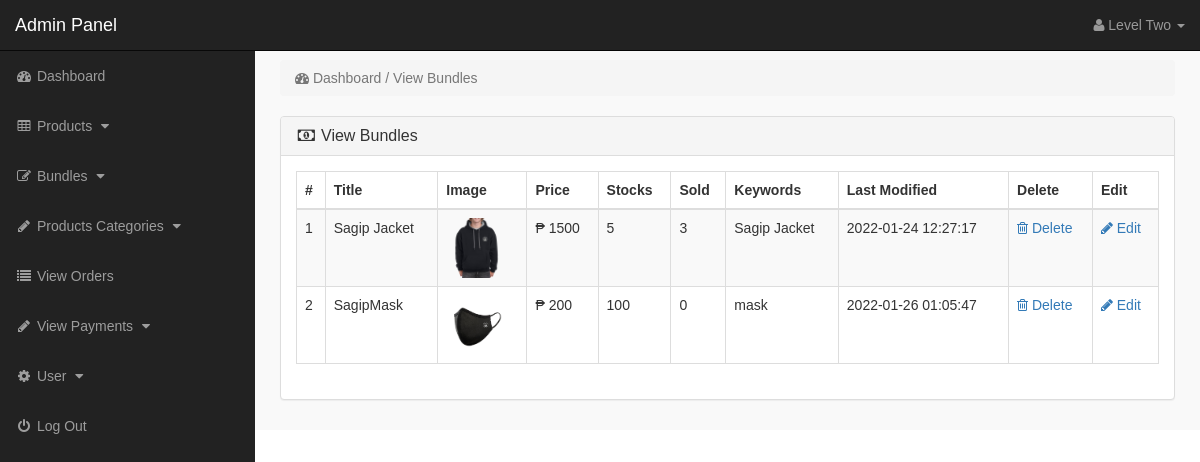
Page /admin_area/index.php?view_bundles (signed in) on the committed database.
### tables this page shows
CREATE TABLE `products` (
  `product_id` int(10) NOT NULL,
  `p_cat_id` int(10) NOT NULL,
  `cat_id` int(10) NOT NULL,
  `manufacturer_id` int(10) NOT NULL,
  `date` timestamp NOT NULL DEFAULT current_timestamp() ON UPDATE current_timestamp(),
  `product_title` text NOT NULL,
  `product_url` text NOT NULL,
  `product_img1` text NOT NULL,
  `product_img2` text NOT NULL,
  `product_img3` text NOT NULL,
  `product_price` int(10) NOT NULL,
  `product_psp_price` int(100) NOT NULL,
  `product_desc` text NOT NULL,
  `product_features` text NOT NULL,
  `product_stock` int(11) NOT NULL,
  `product_keywords` text NOT NULL,
  `product_label` text NOT NULL,
  `status` varchar(255) NOT NULL
);

### admin_area/view_bundles.php (the view)
<?php
if (!isset($_SESSION['admin_email'])) {
    echo "<script>window.open('login.php','_self')</script>";
} else {
    ?>
<div class="row">
<div class="col-lg-12" >
<ol class="breadcrumb" >
<li class="active" >
<i class="fa fa-dashboard"></i> Dashboard / View Bundles
</li>
</ol>
</div>
</div>
<div class="row" >
<div class="col-lg-12" >
<div class="panel panel-default" >
<div class="panel-heading" >
<h3 class="panel-title" >
<i class="fa fa-money fa-fw" ></i> View Bundles
</h3>
</div>
<div class="panel-body" >
<div class="table-responsive" >
<table class="table table-bordered table-hover table-striped" >
<thead>
<tr>
<th>#</th>
<th>Title</th>
<th>Image</th>
<th>Price</th>
<th>Stocks</th>
<th>Sold</th>
<th>Keywords</th>
<th>Last Modified</th>
<th>Delete</th>
<th>Edit</th>
</tr>
</thead>
<tbody>
<?php
    $i = 0;
    $get_pro = "select * from products where status='bundle'";
    $run_pro = mysqli_query($con, $get_pro);
    while ($row_pro = mysqli_fetch_array($run_pro)) {
        $pro_id = $row_pro['product_id'];
        $pro_title = $row_pro['product_title'];
        $pro_image = $row_pro['product_img1'];
        $pro_price = $row_pro['product_price'];
        $pro_stock = $row_pro['product_stock'];
        $pro_keywords = $row_pro['product_keywords'];
        $pro_date = $row_pro['date'];
        $i++;
        ?>
<tr>
<td><?php echo $i; ?></td>
<td><?php echo $pro_title; ?></td>
<td><img src="product_images/<?php echo $pro_image; ?>" width="60" height="60"></td>
<td>₱ <?php echo $pro_price; ?></td>
<td> <?php if ($pro_stock < 0) {echo $pro_stock = 0;} else {echo $pro_stock;}?> </td>
<td>
<?php
        $get_sold = "select * from pending_orders where product_id='$pro_id' and (order_status='pending' or order_status='Complete')";
        $run_sold = mysqli_query($con, $get_sold);
        $count = mysqli_num_rows($run_sold);
        echo $count;
        ?>
</td>
<td> <?php echo $pro_keywords; ?> </td>
<td><?php echo $pro_date; ?></td>
<td>
<a href="index.php?delete_bundle=<?php echo $pro_id; ?>">
<i class="fa fa-trash-o"> </i> Delete
</a>
</td>
<td>
<a href="index.php?edit_bundle=<?php echo $pro_id; ?>">
<i class="fa fa-pencil"> </i> Edit
</a>
</td>
</tr>
<?php }?>
</tbody>
</table>
</div>
</div>
</div>
</div>
</div>
<?php }?>

### admin_area/includes/sidebar.php (shortened to what this page needs)
<?php
if (!isset($_SESSION['admin_email'])) {
    echo "<script>window.open('login.php','_self')</script>";
} else {
    ?>
<nav class="navbar navbar-inverse navbar-fixed-top" >
<div class="navbar-header" >
<a class="navbar-brand" href="index.php?dashboard" >Admin Panel</a>
</div>
<ul class="nav navbar-right top-nav" >
<li class="dropdown" >
<a href="#" class="dropdown-toggle" data-toggle="dropdown" >
<i class="fa fa-user" ></i>
<?php echo $admin_name; ?> <b class="caret" ></b>
</a>
</li>
</ul>
<div class="collapse navbar-collapse navbar-ex1-collapse">
<ul class="nav navbar-nav side-nav">
<li>
<a href="index.php?dashboard">
<i class="fa fa-fw fa-dashboard"></i> Dashboard
</a>
</li>
<li>
<a href="#" data-toggle="collapse" data-target="#products">
<i class="fa fa-fw fa-table"></i> Products
<i class="fa fa-fw fa-caret-down"></i>
</a>
</li>
<li>
<a href="#" data-toggle="collapse" data-target="#bundles">
<i class="fa fa-fw fa-edit"></i> Bundles
<i class="fa fa-fw fa-caret-down"></i>
</a>
</li>
<li>
<a href="#" data-toggle="collapse" data-target="#p_cat">
<i class="fa fa-fw fa-pencil"></i> Products Categories
<i class="fa fa-fw fa-caret-down"></i>
</a>
</li>
<li>
<a href="index.php?view_orders">
<i class="fa fa-fw fa-list"></i> View Orders
</a>
</li>
<li>
<a href="#" data-toggle="collapse" data-target="#pay">
<i class="fa fa-fw fa-pencil"></i> View Payments
<i class="fa fa-fw fa-caret-down"></i>
</a>
</li>
<li>
<a href="#" data-toggle="collapse" data-target="#users">
<i class="fa fa-fw fa-gear"></i> User
<i class="fa fa-fw fa-caret-down"></i>
</a>
</li>
<li>
<a href="logout.php">
<i class="fa fa-fw fa-power-off"></i> Log Out
</a>
</li>
</ul>
</div>
</nav>
<?php }?>

### admin_area/css/style.css (style rules this page uses)
* { font-family: "Montserrat", sans-serif }
body { margin-top: 100px; font-family: "Montserrat"; }
@media (min-width: 768px) { body { margin-top: 50px; } }
.top-nav { padding: 0 15px; }
.top-nav>li { display: inline-block; float: left; }
.top-nav>li>a { padding-top: 15px; padding-bottom: 15px; line-height: 20px; color: #999; }
@media (min-width: 768px) { .side-nav { position: fixed; top: 51px; width: 255px; border-radius: 0; overflow-y: auto; background-color: #222; bottom: 0; overflow-x: hidden; padding-bottom: 40px; } }
@media (min-width: 768px) { .side-nav>li>a { width: 255px; } }
.panel-body { border-radius: 5px; }

### rows in the picture
products: product_title "Sagip Jacket", product_img1 (picture), product_price "1500", product_stock "5", count "3", product_keywords "Sagip Jacket", date "2022-01-24 12:27:17"
products: product_title "SagipMask", product_img1 (picture), product_price "200", product_stock "100", count "0", product_keywords "mask", date "2022-01-26 01:05:47"

### other values in the picture
$admin_name "Level Two"
